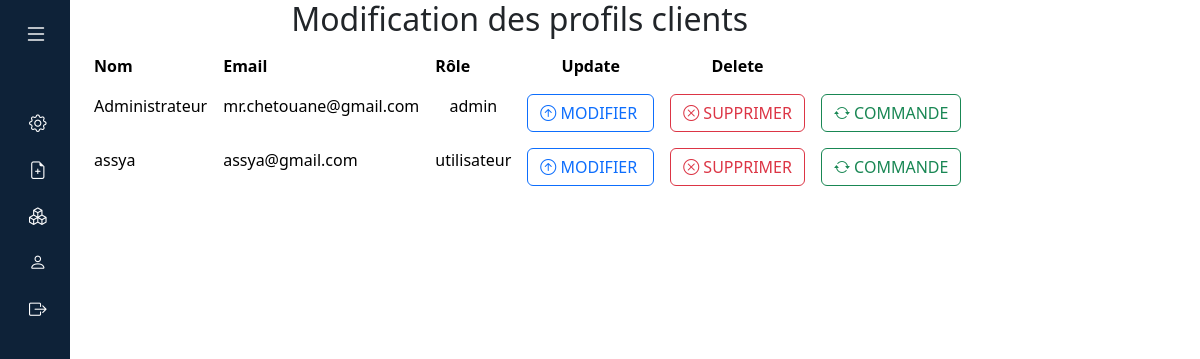
The page /admin/comptes.php on the database its author committed.
### tables this page shows
CREATE TABLE IF NOT EXISTS `utilisateurs` (
  `id` int NOT NULL AUTO_INCREMENT,
  `nom` varchar(50) DEFAULT NULL,
  `email` varchar(50) NOT NULL,
  `mot_de_passe` varchar(255) NOT NULL,
  `role` enum('admin','editor','utilisateur') DEFAULT 'utilisateur',
  `date_inscription` timestamp NULL DEFAULT CURRENT_TIMESTAMP,
  PRIMARY KEY (`id`),
  UNIQUE KEY `email` (`email`)
);

### libraries/autoload.php (called while the page is built, shortened)
<?php
spl_autoload_register(function($className) {
    $className = str_replace("\\", DIRECTORY_SEPARATOR, $className);
});

### libraries/Database.php (called while the page is built)
<?php
class Database
{
    private static $instance;
    public static function getPdo(): PDO
{
    if(self::$instance  == null) {
    self::$instance = new PDO('mysql:host=localhost;dbname=symfonyolfactive;charset=utf8', 'root', 'root', [
        PDO::ATTR_ERRMODE => PDO::ERRMODE_EXCEPTION,
        PDO::ATTR_DEFAULT_FETCH_MODE => PDO::FETCH_ASSOC
    ]);
}
    return self::$instance;
}
}

### libraries/models/Model.php (called while the page is built, shortened)
<?php
abstract class Model
{
    public function __construct()
    {
        $this->pdo = Database::getPdo();
    }
}

### libraries/models/Users.php (called while the page is built, shortened)
<?php
class Users extends Model
{
    function findUserAll()
    {
        $query = $this->pdo->prepare("SELECT * FROM `utilisateurs`");
        $query->execute();
        $utilisateur = $query->fetchAll();
        return $utilisateur;
    }
}

### admin/comptes.php (the view, shortened to what this page needs)
<?php require_once dirname(__DIR__, 1) . "/libraries/autoload.php";
$user = new Users();
$users = $user->findUserAll(); ?>
<?php
require_once __DIR__ . "/layout/head.admin.php";
require_once __DIR__ . "/layout/header.admin.php";
?>
<section class="intro">
  <h2 class=" text-lg-center ">Modification des profils clients</h2>
  <div>
    <div class="table-responsive">
      <table class="table table-borderless mb-0">
        <thead>
          <tr>
            <th scope="col">
            <th scope="col">Nom</th>
            <th scope="col">Email</th>
            <th scope="col">Rôle</th>
            <th class="text-center" scope="col">Update</th>
            <th class="text-center" scope="col">Delete</th>
          </tr>
        </thead>
        <tbody>
          <?php foreach ($users as $value) { ?>
            <tr>
              <th scope="row">
              </th>
              <td><?= $value['nom'] ?></td>
              <td><?= $value['email'] ?></td>
              <td class="text-center"><?= $value['role'] ?></td>
              <td>
                <a class="btn btn-outline-primary mt-auto pe-3  " href="modifierCompte.php?id=<?= $value['id'] ?>"><i class="bi bi-arrow-up-circle text-primary "></i> MODIFIER</a>
              </td>
              <td>
                <a class="btn btn-outline-danger mt-auto" href="supprimeCompte.php?id=<?= $value['id'] ?>" onclick="return confirm('Êtes-vous sûr de vouloir supprimer cet utilisateur ?');"><i class="bi bi-x-circle text-danger "></i> SUPPRIMER</a>
              </td>
              <td>
                  <a class="btn btn-outline-success  mt-auto" href="comptesClient.php?id=<?= $value['id'] ?>"><i class="bi bi-arrow-repeat"></i> COMMANDE</a>
              </td>
            </tr>
          <?php }  ?>
        </tbody>
      </table>
    </div>
  </div>
</section>

### admin/styleAdmin.css (style rules this page uses)
a { text-decoration: none; }
body { font-family: 'Poppins', sans-serif; }

### rows shown on the page
utilisateurs: nom "Administrateur", email "mr.chetouane@gmail.com", role "admin"
utilisateurs: nom "assya", email "assya@gmail.com", role "utilisateur"
